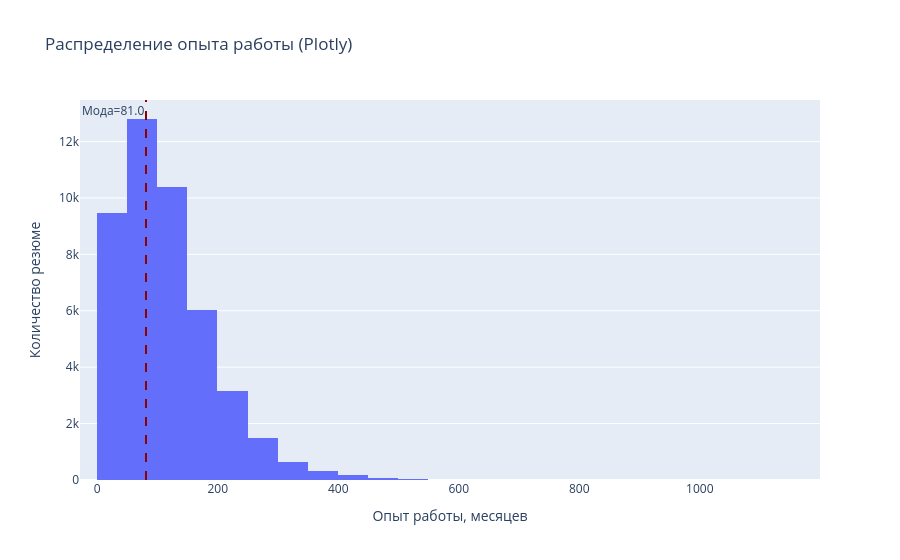

Notebook code for this chart:
### Markdown cell above
2. Постройте распределение признака **"Опыт работы (месяц)"**. Опишите данное распределение, отвечая на следующие вопросы: чему равна мода распределения, каковы предельные значения признака, в каком примерном интервале находится опыт работы большинства соискателей? Есть ли аномалии для признака опыта работы, какие значения вы бы причислили к их числу?
*Совет: постройте гистограмму и коробчатую диаграмму рядом.*

### Code cell
# ваш код здесь

# Задание 4.2 Чему равен максимальный опыт работы (в месяцах)?

# Мода распределения
mode_exp = df["Опыт работы (месяц)"].mode()[0]


# Предельные значения и интервал большинства 
min_exp = df["Опыт работы (месяц)"].min()
max_exp = df["Опыт работы (месяц)"].max()
q1_exp = df["Опыт работы (месяц)"].quantile(0.25)
q3_exp = df["Опыт работы (месяц)"].quantile(0.75)
iqr_exp = q3_exp - q1_exp
lower_bound_exp = q1_exp - 1.5 * iqr_exp
upper_bound_exp = q3_exp + 1.5 * iqr_exp



# Поиск аномалий 
anomalies_exp = df[(df["Опыт работы (месяц)"] < lower_bound_exp) | (df["Опыт работы (месяц)"] > upper_bound_exp)]


# Визуализация
fig, axs = plt.subplots(1, 2, figsize=(14, 5))

# Гистограмма
sns.histplot(df["Опыт работы (месяц)"], bins=40, kde=False, ax=axs[0], color="salmon", edgecolor="black")
axs[0].axvline(mode_exp, color="darkred", linestyle="--", linewidth=2, label=f"Мода = {mode_exp}")
axs[0].set_title("Распределение опыта работы (гистограмма)")
axs[0].set_xlabel("Опыт работы, месяцев")
axs[0].set_ylabel("Количество резюме")
axs[0].legend()

# Коробчатая диаграмма
sns.boxplot(y=df["Опыт работы (месяц)"], ax=axs[1], color="lightcoral")
axs[1].set_title("Опыт работы: коробчатая диаграмма (boxplot)")
axs[1].set_ylabel("Опыт работы, месяцев")

plt.tight_layout()
plt.show()

# Plotly
fig_hist_exp = px.histogram(df, x="Опыт работы (месяц)", nbins=40, title="Распределение опыта работы (Plotly)",
                            labels={"Опыт работы (месяц)": "Опыт работы, месяцев", "count": "Количество резюме"})
fig_hist_exp.add_vline(x=mode_exp, line_dash="dash", line_color="darkred",
                       annotation_text=f"Мода={mode_exp}", annotation_position="top left")
fig_hist_exp.update_layout(xaxis_title="Опыт работы, месяцев", yaxis_title="Количество резюме")
fig_hist_exp.show()

print(f"Мода распределения опыта работы: {mode_exp} месяцев")
print(f"\nПредельные значения опыта: от {min_exp} до {max_exp} месяцев.")
print(f"Интервал большинства (межквартильный размах): от {q1_exp} до {q3_exp} месяцев.")
print(f"Границы выбросов: от {lower_bound_exp:.1f} до {upper_bound_exp:.1f}")
print(f"\nКоличество аномальных значений: {len(anomalies_exp)}")
if len(anomalies_exp) > 0:
    print("Примеры аномальных значений опыта (месяцы):", sorted(anomalies_exp["Опыт работы (месяц)"].unique()))

### Figure 1 — Plotly figure (JSON) as saved in the notebook; plotly's stock layout.template omitted (floating-point values rounded to 4 significant figures; data arrays with more than 128 entries replaced by an {"elided": "..."} marker saying what was removed)
{"data": [{"bingroup": "x", "hovertemplate": "Опыт работы, месяцев=%{x}<br>count=%{y}<extra></extra>", "legendgroup": "", "marker": {"color": "#636efa", "pattern": {"shape": ""}}, "name": "", "nbinsx": 40, "orientation": "v", "showlegend": false, "type": "histogram", "x": {"elided": "44744 float values"}, "xaxis": "x", "yaxis": "y"}], "layout": {"annotations": [{"showarrow": false, "text": "Мода=81.0", "x": 81, "xanchor": "right", "xref": "x", "y": 1, "yanchor": "top", "yref": "y domain"}], "barmode": "relative", "legend": {"tracegroupgap": 0}, "shapes": [{"line": {"color": "darkred", "dash": "dash"}, "type": "line", "x0": 81, "x1": 81, "xref": "x", "y0": 0, "y1": 1, "yref": "y domain"}], "title": {"text": "Распределение опыта работы (Plotly)"}, "xaxis": {"anchor": "y", "domain": [0, 1], "title": {"text": "Опыт работы, месяцев"}}, "yaxis": {"anchor": "x", "domain": [0, 1], "title": {"text": "Количество резюме"}}}}
